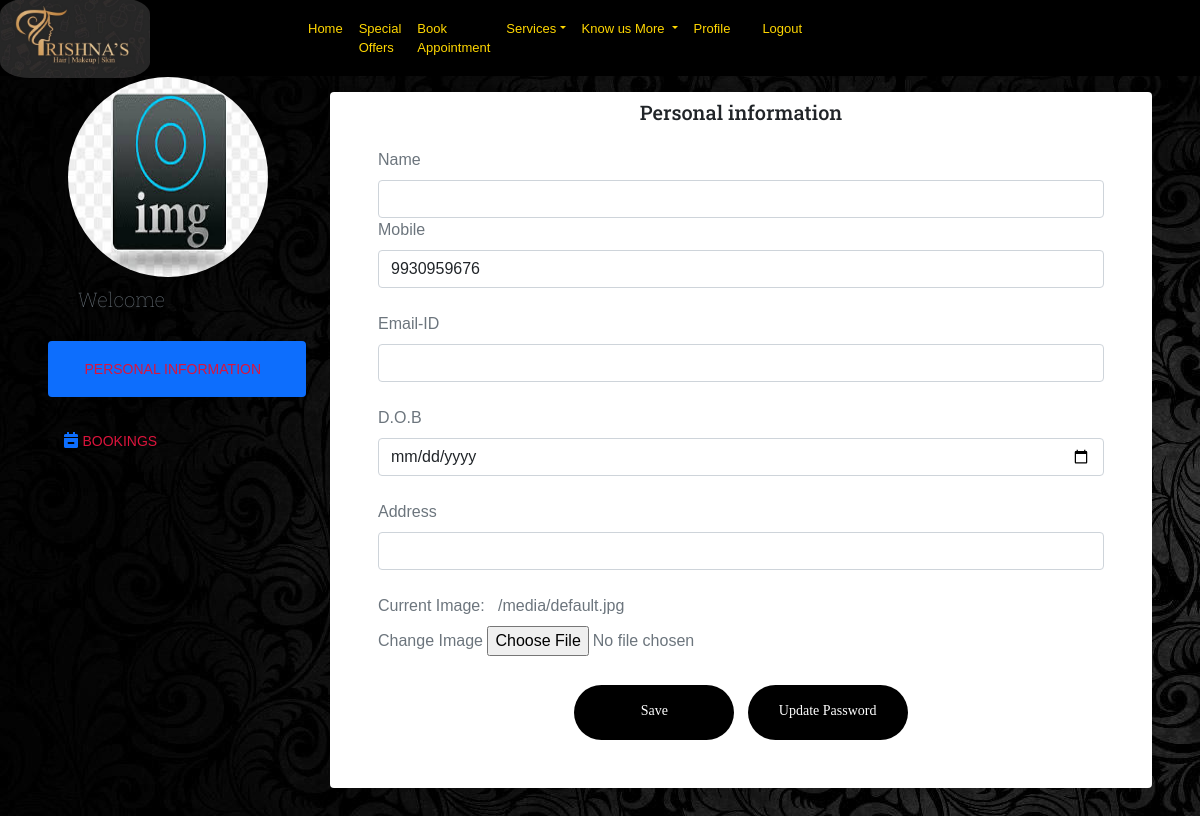
/profile/ (signed in), run on the app's committed database.
### user/models.py (models this page shows, shortened)
class CustomUser(AbstractBaseUser):
    email = models.EmailField(verbose_name='email',blank=True)
    password=models.CharField(max_length=1000)
    name = models.CharField(max_length=30)
    mobile = models.CharField(max_length=60,unique=True)
    is_admin = models.BooleanField(default=False)
    is_staff = models.BooleanField(default=False)
    is_superuser =models.BooleanField(default=False)
    is_active = models.BooleanField(default=True)
    USERNAME_FIELD = 'mobile'
    REQUIRED_FIELD = []
    objects = CustomUserManager()
    def __str__(self):
        return f'{self.name}'

class UserProfile(models.Model):
    user=models.OneToOneField(CustomUser,on_delete=models.CASCADE,related_name='profile')
    address=models.TextField(blank=True)
    image=models.ImageField(default='default.jpg',upload_to='user_pics')
    dob = models.DateField(null=True,blank=True)

### user/views.py (the view, shortened to what this page needs)
# urls.py: path('profile/' ,user_views.profile,name="profile"),
@login_required
def profile(request):
    context={}
    print("HELLO INSIDE PROFILE FUNCTION")
    u_form=UserUpdateForm()
    p_form=ProfileUpdateForm()
    bookings=bookappointment.objects.filter(client=request.user)
    print("hello bookings",bookings)
    context={'u_form':u_form,'p_form':p_form,'bookings':bookings}
    return render(request,'user/profile.html',context)

### user/forms.py
class UserUpdateForm(forms.ModelForm):    # we are merging two forms for user detail and image field in Profile Model
   class Meta:
        model=CustomUser
        fields=['name','mobile','email']

class ProfileUpdateForm(forms.ModelForm):
    class Meta:
        model=UserProfile
        fields=['dob','address','image']

### user/templates/user/profile.html (shortened to what this page needs)
{% extends "salon/header.html" %}
{% block content %}
<form method="POST" enctype="multipart/form-data" action="">
  {% if user %}
<section class="py-5 header">
   <div class="container-fluid py-5 px-5 newcontainer" >
        <header class="text-center mb-5 pb-5 text-white"></header>
        <div class="row" style="margin-top: -100px;">
            <div class="col-md-3">
                <div class="nav flex-column nav-pills nav-pills-custom" id="v-pills-tab" role="tablist" aria-orientation="vertical">
                  <img  class="rounded-circle account-img"src="{{user.profile.image.url}}" style="margin-top:-15px; margin-bottom: 50px;margin-left:20px; width:200px;height:200px;">
                  <h5 class="text-muted" style="padding-top:5px; padding-left:30px;font-weight: 90;font-family: 'Roboto Slab', serif;color:black;margin-top:-45px;margin-bottom: 30px;"> Welcome {{user}} </h5>
                      <a class="nav-link active mb-3 p-3 shadow " id="v-pills-home-tab" data-bs-toggle="pill" href="#v-pills-home" role="tab" aria-controls="v-pills-home">
                          <i class="fa fa-user-circle-o mr-2"></i>
                          <span class="font-weight-bold small text-uppercase" style="color:crimson ;font-size:14px;">Personal information</span></a>
                      <a class="nav-link mb-3 p-3 shadow " id="v-pills-profile-tab" data-bs-toggle="pill" href="#v-pills-profile" role="tab" aria-controls="v-pills-profile" aria-selected="false">
                        <i class="fa fa-calendar-minus-o mr-2"></i>
                        <span class="font-weight-bold small text-uppercase" style="color:crimson ;font-size:14px;">Bookings</span></a>
                </div>
            </div>
            <div class="col-md-9 ">
                <div class="tab-content" id="v-pills-tabContent">
                    <div class="tab-pane fade shadow rounded bg-white show active p-5" id="v-pills-home" role="tabpanel" aria-labelledby="v-pills-home-tab">
                        <h4 class="font-italic mb-4 text-center" style="  font-family: 'Roboto Slab', serif;font-size: 20px; margin-top: -40px;">Personal information</h4>
                      <div class="form-outline text-muted">
                        <label class="form-label" for="form3Example1m">Name</label>
                        <input type="text" id="form3Example1m" class="form-control" name="name" value={{user.name}}  >
                      </div>
                     <div class="form-outline mb-4 text-muted">
                      <label class="form-label" for="form3Example8">Mobile</label>
                      <input type="text" id="form3Example8" class="form-control" name="mobile" value={{user.mobile}}  >
                    </div>
                    <div class="form-outline mb-4 text-muted">
                      <label class="form-label" for="form3Example9">Email-ID</label>
                      <input type="text" id="form3Example9" class="form-control"  name="email" value={{user.email}} >
                    </div>
                  <div class="form-outline mb-4 text-muted">
                    <label class="form-label" for="form3Example97">D.O.B</label>
                    <input type="date" id="form3Example97" class="form-control" name="dob" value= {{user.profile.dob|date:"Y-m-d"  }} >
                  </div>
                  <div class="form-outline mb-4 text-muted">
                    <label class="form-label" for="form3Example97">Address</label>
                    <input type= "text" id="form3Example97" class="form-control " name="address" value={{user.profile.address}} >
                  </div>
                  <div class="form-outline mb-4 text-muted">
                    <label class="form-label" for="form3Example97">Current Image: &nbsp; {{user.profile.image.url}}</label>
                    <br><label class="form-label" for="form3Example97">Change Image </label>
                    <input  type="file" id="form3Example12" name="image"  value={{user.profile.image.url}} >
                  </div>
                 <div class="text-center">
                    <input  type="submit" class=" newbutton1 btn rounded-pill"  style="padding-top:2px; font-size:14px;" value="Save" >&nbsp;&nbsp;
                    <button type="button" class=" newbutton1 btn rounded-pill" data-bs-toggle="modal" data-bs-target="#exampleModal" style="padding-top:2px; font-size:14px;">Update Password</button>
                </div>
              </form>
{% endif %}
 {% endblock content %}

### salon/static/salon/css/styles.css (style rules this page uses)
body { background-image: url('../images/blackbg.jpg'); font-family: Arial, Helvetica, sans-serif!important; }
.newbutton1 { width:160px; height:55px; padding-top: 9px; background-color:black; color:white; font-family:verdana; font-weight: 120; }

### data on the page
CustomUser: profile.image (placeholder picture), mobile "9930959676", profile.image "/media/default.jpg"
